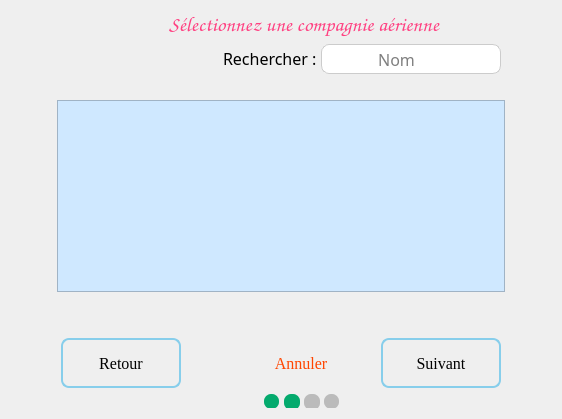
          <widget class="QWidget" name="page_20">
           <layout class="QGridLayout" name="gridLayout_3">
            <item row="2" column="0">
             <spacer name="horizontalSpacer_2">
              <property name="orientation">
               <enum>Qt::Orientation::Horizontal</enum>
              </property>
              <property name="sizeType">
               <enum>QSizePolicy::Policy::Preferred</enum>
              </property>
              <property name="sizeHint" stdset="0">
               <size>
                <width>40</width>
                <height>20</height>
               </size>
              </property>
             </spacer>
            </item>
            <item row="1" column="0" colspan="3">
             <layout class="QHBoxLayout" name="horizontalLayout_18">
              <property name="spacing">
               <number>0</number>
              </property>
              <property name="topMargin">
               <number>0</number>
              </property>
              <property name="rightMargin">
               <number>50</number>
              </property>
              <property name="bottomMargin">
               <number>20</number>
              </property>
              <item>
               <spacer name="horizontalSpacer_27">
                <property name="orientation">
                 <enum>Qt::Orientation::Horizontal</enum>
                </property>
                <property name="sizeHint" stdset="0">
                 <size>
                  <width>40</width>
                  <height>20</height>
                 </size>
                </property>
               </spacer>
              </item>
              <item alignment="Qt::AlignmentFlag::AlignRight">
               <widget class="QLabel" name="label_7">
                <property name="sizePolicy">
                 <sizepolicy hsizetype="Fixed" vsizetype="Fixed">
                  <horstretch>0</horstretch>
                  <verstretch>0</verstretch>
                 </sizepolicy>
                </property>
                <property name="font">
                 <font>
                  <family>Calisto MT</family>
                  <pointsize>12</pointsize>
                 </font>
                </property>
                <property name="text">
                 <string>Rechercher : </string>
                </property>
               </widget>
              </item>
              <item alignment="Qt::AlignmentFlag::AlignRight">
               <widget class="QLineEdit" name="rechercheCompagnie">
                <property name="sizePolicy">
                 <sizepolicy hsizetype="Fixed" vsizetype="Fixed">
                  <horstretch>0</horstretch>
                  <verstretch>0</verstretch>
                 </sizepolicy>
                </property>
                <property name="minimumSize">
                 <size>
                  <width>150</width>
                  <height>0</height>
                 </size>
                </property>
                <property name="maximumSize">
                 <size>
                  <width>150</width>
                  <height>30</height>
                 </size>
                </property>
                <property name="font">
                 <font>
                  <family>Calisto MT</family>
                  <pointsize>12</pointsize>
                 </font>
                </property>
                <property name="styleSheet">
                 <string notr="true">QLineEdit {
border : none;
 border: 1px solid #ccc;
border-right : none;
background-color : white;
border-radius : none;
border-top-left-radius : 8px;
border-bottom-left-radius : 8px;
}</string>
                </property>
                <property name="alignment">
                 <set>Qt::AlignmentFlag::AlignCenter</set>
                </property>
                <property name="placeholderText">
                 <string>Nom</string>
                </property>
               </widget>
              </item>
              <item>
               <widget class="QPushButton" name="pushButton_4">
                <property name="sizePolicy">
                 <sizepolicy hsizetype="Fixed" vsizetype="Fixed">
                  <horstretch>0</horstretch>
                  <verstretch>0</verstretch>
                 </sizepolicy>
                </property>
                <property name="minimumSize">
                 <size>
                  <width>30</width>
                  <height>30</height>
                 </size>
                </property>
                <property name="maximumSize">
                 <size>
                  <width>30</width>
                  <height>30</height>
                 </size>
                </property>
                <property name="styleSheet">
                 <string notr="true">QPushButton {
border : none;
background-color : white;
border: 1px solid #ccc;
border-left : none;
border-top-right-radius : 8px;
border-bottom-right-radius : 8px;
}</string>
                </property>
                <property name="text">
                 <string/>
                </property>
                <property name="icon">
                 <iconset theme="QIcon::ThemeIcon::SystemSearch"/>
                </property>
               </widget>
              </item>
             </layout>
            </item>
            <item row="4" column="0" colspan="3">
             <layout class="QHBoxLayout" name="horizontalLayout_10">
              <property name="spacing">
               <number>20</number>
              </property>
              <property name="leftMargin">
               <number>50</number>
              </property>
              <property name="rightMargin">
               <number>50</number>
              </property>
              <property name="bottomMargin">
               <number>0</number>
              </property>
              <item alignment="Qt::AlignmentFlag::AlignLeft">
               <widget class="QPushButton" name="btnretour1">
                <property name="sizePolicy">
                 <sizepolicy hsizetype="Fixed" vsizetype="Fixed">
                  <horstretch>0</horstretch>
                  <verstretch>0</verstretch>
                 </sizepolicy>
                </property>
                <property name="minimumSize">
                 <size>
                  <width>120</width>
                  <height>50</height>
                 </size>
                </property>
                <property name="maximumSize">
                 <size>
                  <width>120</width>
                  <height>50</height>
                 </size>
                </property>
                <property name="font">
                 <font>
                  <family>Georgia</family>
                  <pointsize>12</pointsize>
                 </font>
                </property>
                <property name="styleSheet">
                 <string notr="true">QPushButton {
    background: qlineargradient(x1:0, y1:0, x2:0, y2:1,
                                stop:0 #00aaff, stop:1 #f0f0f0);
    border: 2px solid skyblue;
    border-radius: 8px;
    padding: 5px;
    color: black;
}

QPushButton:hover {
    background: qlineargradient(x1:0, y1:0, x2:0, y2:1,
                                stop:0 #f0f0f0, stop:1 #00aaff);
    border: 2px solid skyblue;
}

QPushButton:pressed {
    background: qlineargradient(x1:0, y1:0, x2:0, y2:1,
                                stop:0 #f0f0f0, stop:1 #0080ff);
    border: 2px solid teal;
}</string>
                </property>
                <property name="text">
                 <string>Retour</string>
                </property>
                <property name="icon">
                 <iconset resource="ressources/icons.qrc">
                  <normaloff>:/icons/retour.png</normaloff>:/icons/retour.png</iconset>
                </property>
                <property name="iconSize">
                 <size>
                  <width>20</width>
                  <height>20</height>
                 </size>
                </property>
               </widget>
              </item>
              <item>
               <spacer name="horizontalSpacer_4">
                <property name="orientation">
                 <enum>Qt::Orientation::Horizontal</enum>
                </property>
                <property name="sizeHint" stdset="0">
                 <size>
                  <width>40</width>
                  <height>0</height>
                 </size>
                </property>
               </spacer>
              </item>
              <item alignment="Qt::AlignmentFlag::AlignRight">
               <widget class="QPushButton" name="btnAnnuler1">
                <property name="sizePolicy">
                 <sizepolicy hsizetype="Fixed" vsizetype="Fixed">
                  <horstretch>0</horstretch>
                  <verstretch>0</verstretch>
                 </sizepolicy>
                </property>
                <property name="minimumSize">
                 <size>
                  <width>120</width>
                  <height>50</height>
                 </size>
                </property>
                <property name="maximumSize">
                 <size>
                  <width>120</width>
                  <height>50</height>
                 </size>
                </property>
                <property name="font">
                 <font>
                  <family>Georgia</family>
                  <pointsize>12</pointsize>
                 </font>
                </property>
                <property name="styleSheet">
                 <string notr="true">QPushButton {
border : none;
color : orangered;
}
QPushButton:hover {
text-decoration : underline;
}</string>
                </property>
                <property name="text">
                 <string>Annuler</string>
                </property>
                <property name="iconSize">
                 <size>
                  <width>20</width>
                  <height>20</height>
                 </size>
                </property>
               </widget>
              </item>
              <item alignment="Qt::AlignmentFlag::AlignRight">
               <widget class="QPushButton" name="btnSuivant1">
                <property name="enabled">
                 <bool>true</bool>
                </property>
                <property name="sizePolicy">
                 <sizepolicy hsizetype="Fixed" vsizetype="Fixed">
                  <horstretch>0</horstretch>
                  <verstretch>0</verstretch>
                 </sizepolicy>
                </property>
                <property name="minimumSize">
                 <size>
                  <width>120</width>
                  <height>50</height>
                 </size>
                </property>
                <property name="maximumSize">
                 <size>
                  <width>120</width>
                  <height>50</height>
                 </size>
                </property>
                <property name="font">
                 <font>
                  <family>Georgia</family>
                  <pointsize>12</pointsize>
                 </font>
                </property>
                <property name="styleSheet">
                 <string notr="true">QPushButton {
    background: qlineargradient(x1:0, y1:0, x2:0, y2:1,
                                stop:0 #00aaff, stop:1 #f0f0f0);
    border: 2px solid skyblue;
    border-radius: 8px;
    padding: 5px;
    color: black;
}

QPushButton:hover {
    background: qlineargradient(x1:0, y1:0, x2:0, y2:1,
                                stop:0 #f0f0f0, stop:1 #00aaff);
    border: 2px solid skyblue;
}

QPushButton:pressed {
    background: qlineargradient(x1:0, y1:0, x2:0, y2:1,
                                stop:0 #f0f0f0, stop:1 #0080ff);
    border: 2px solid teal;
}</string>
                </property>
                <property name="text">
                 <string>Suivant</string>
                </property>
                <property name="icon">
                 <iconset resource="ressources/icons.qrc">
                  <normaloff>:/icons/suivant.png</normaloff>:/icons/suivant.png</iconset>
                </property>
                <property name="iconSize">
                 <size>
                  <width>20</width>
                  <height>20</height>
                 </size>
                </property>
               </widget>
              </item>
             </layout>
            </item>
            <item row="5" column="1" colspan="2" alignment="Qt::AlignmentFlag::AlignHCenter">
             <widget class="QGroupBox" name="groupBox_23">
              <property name="sizePolicy">
               <sizepolicy hsizetype="Expanding" vsizetype="Fixed">
                <horstretch>0</horstretch>
                <verstretch>0</verstretch>
               </sizepolicy>
              </property>
              <property name="minimumSize">
               <size>
                <width>80</width>
                <height>0</height>
               </size>
              </property>
              <property name="styleSheet">
               <string notr="true">border : none;</string>
              </property>
              <property name="title">
               <string/>
              </property>
              <widget class="QPushButton" name="pushButton_79">
               <property name="geometry">
                <rect>
                 <x>0</x>
                 <y>0</y>
                 <width>15</width>
                 <height>15</height>
                </rect>
               </property>
               <property name="styleSheet">
                <string notr="true">QPushButton
{
border : none;
background-color : #04AA6D;
border-radius : 7px;
}</string>
               </property>
               <property name="text">
                <string/>
               </property>
              </widget>
              <widget class="QPushButton" name="pushButton_80">
               <property name="geometry">
                <rect>
                 <x>20</x>
                 <y>0</y>
                 <width>16</width>
                 <height>16</height>
                </rect>
               </property>
               <property name="styleSheet">
                <string notr="true">QPushButton
{
border : none;
background-color : #04aa6d;
border-radius : 7px;
}</string>
               </property>
               <property name="text">
                <string/>
               </property>
              </widget>
              <widget class="QPushButton" name="pushButton_81">
               <property name="geometry">
                <rect>
                 <x>40</x>
                 <y>0</y>
                 <width>16</width>
                 <height>16</height>
                </rect>
               </property>
               <property name="styleSheet">
                <string notr="true">QPushButton
{
border : none;
background-color : #bbbbbb;
border-radius : 7px;
}</string>
               </property>
               <property name="text">
                <string/>
               </property>
              </widget>
              <widget class="QPushButton" name="pushButton_82">
               <property name="geometry">
                <rect>
                 <x>60</x>
                 <y>0</y>
                 <width>15</width>
                 <height>15</height>
                </rect>
               </property>
               <property name="styleSheet">
                <string notr="true">QPushButton
{
border : none;
background-color : #bbbbbb;
border-radius : 7px;
}</string>
               </property>
               <property name="text">
                <string/>
               </property>
              </widget>
             </widget>
            </item>
            <item row="2" column="2">
             <spacer name="horizontalSpacer_6">
              <property name="orientation">
               <enum>Qt::Orientation::Horizontal</enum>
              </property>
              <property name="sizeType">
               <enum>QSizePolicy::Policy::Preferred</enum>
              </property>
              <property name="sizeHint" stdset="0">
               <size>
                <width>40</width>
                <height>20</height>
               </size>
              </property>
             </spacer>
            </item>
            <item row="0" column="1" colspan="2">
             <widget class="QLabel" name="label_23">
              <property name="sizePolicy">
               <sizepolicy hsizetype="Preferred" vsizetype="Fixed">
                <horstretch>0</horstretch>
                <verstretch>0</verstretch>
               </sizepolicy>
              </property>
              <property name="font">
               <font>
                <family>Comic Sans MS</family>
                <pointsize>16</pointsize>
               </font>
              </property>
              <property name="styleSheet">
               <string notr="true">color: #FF4081;</string>
              </property>
              <property name="text">
               <string>Sélectionnez une compagnie aérienne</string>
              </property>
              <property name="textFormat">
               <enum>Qt::TextFormat::AutoText</enum>
              </property>
              <property name="alignment">
               <set>Qt::AlignmentFlag::AlignCenter</set>
              </property>
              <property name="margin">
               <number>10</number>
              </property>
             </widget>
            </item>
            <item row="3" column="1">
             <spacer name="verticalSpacer_2">
              <property name="orientation">
               <enum>Qt::Orientation::Vertical</enum>
              </property>
              <property name="sizeType">
               <enum>QSizePolicy::Policy::Preferred</enum>
              </property>
              <property name="sizeHint" stdset="0">
               <size>
                <width>20</width>
                <height>40</height>
               </size>
              </property>
             </spacer>
            </item>
            <item row="2" column="1">
             <widget class="QTableView" name="listeCompagnie">
              <property name="sizePolicy">
               <sizepolicy hsizetype="Expanding" vsizetype="Preferred">
                <horstretch>0</horstretch>
                <verstretch>0</verstretch>
               </sizepolicy>
              </property>
              <property name="font">
               <font>
                <family>Microsoft JhengHei</family>
                <pointsize>10</pointsize>
               </font>
              </property>
              <property name="styleSheet">
               <string notr="true">background-color:  #CFE8FF;
selection-background-color: lightseagreen;</string>
              </property>
              <property name="alternatingRowColors">
               <bool>true</bool>
              </property>
              <property name="selectionMode">
               <enum>QAbstractItemView::SelectionMode::SingleSelection</enum>
              </property>
              <property name="selectionBehavior">
               <enum>QAbstractItemView::SelectionBehavior::SelectRows</enum>
              </property>
              <attribute name="horizontalHeaderDefaultSectionSize">
               <number>320</number>
              </attribute>
              <attribute name="horizontalHeaderStretchLastSection">
               <bool>true</bool>
              </attribute>
              <attribute name="verticalHeaderVisible">
               <bool>false</bool>
              </attribute>
              <attribute name="verticalHeaderDefaultSectionSize">
               <number>35</number>
              </attribute>
             </widget>
            </item>
           </layout>
          </widget>
